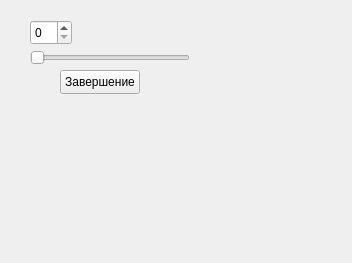
<?xml version="1.0" encoding="UTF-8"?>
<ui version="4.0">
 <class>Widget</class>
 <widget class="QWidget" name="Widget">
  <property name="geometry">
   <rect>
    <x>0</x>
    <y>0</y>
    <width>352</width>
    <height>263</height>
   </rect>
  </property>
  <property name="windowTitle">
   <string>Widget</string>
  </property>
  <widget class="QSpinBox" name="spinBox">
   <property name="geometry">
    <rect>
     <x>30</x>
     <y>20</y>
     <width>42</width>
     <height>25</height>
    </rect>
   </property>
  </widget>
  <widget class="QSlider" name="horizontalSlider">
   <property name="geometry">
    <rect>
     <x>30</x>
     <y>50</y>
     <width>160</width>
     <height>16</height>
    </rect>
   </property>
   <property name="orientation">
    <enum>Qt::Horizontal</enum>
   </property>
  </widget>
  <widget class="QPushButton" name="pushButton">
   <property name="geometry">
    <rect>
     <x>60</x>
     <y>70</y>
     <width>80</width>
     <height>24</height>
    </rect>
   </property>
   <property name="text">
    <string>Завершение</string>
   </property>
  </widget>
 </widget>
 <resources/>
 <connections/>
</ui>
